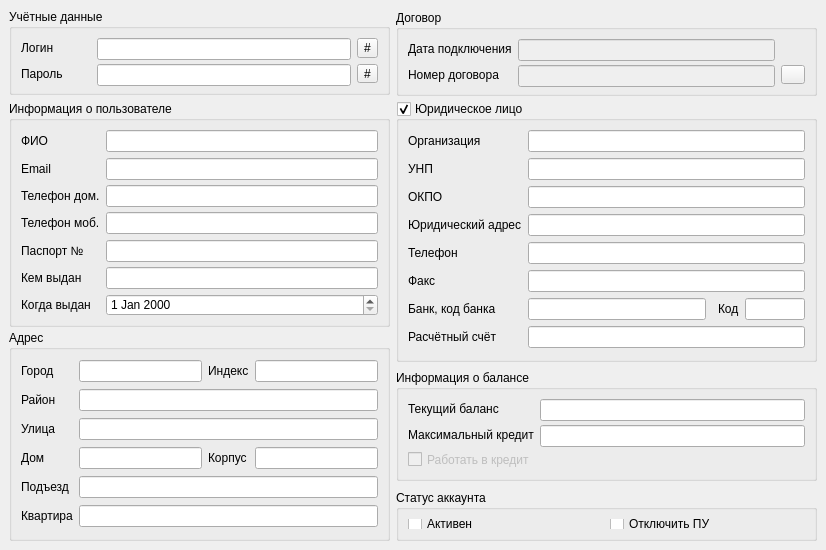
      <widget class="QWidget" name="tab_general" >
       <attribute name="title" >
        <string>Общее</string>
       </attribute>
       <widget class="QGroupBox" name="groupBox_account_data" >
        <property name="geometry" >
         <rect>
          <x>9</x>
          <y>9</y>
          <width>381</width>
          <height>86</height>
         </rect>
        </property>
        <property name="minimumSize" >
         <size>
          <width>381</width>
          <height>82</height>
         </size>
        </property>
        <property name="maximumSize" >
         <size>
          <width>381</width>
          <height>86</height>
         </size>
        </property>
        <property name="title" >
         <string>Учётные данные</string>
        </property>
        <layout class="QGridLayout" name="gridLayout_3" >
         <item row="0" column="0" >
          <widget class="QLabel" name="label_username" >
           <property name="minimumSize" >
            <size>
             <width>70</width>
             <height>0</height>
            </size>
           </property>
           <property name="text" >
            <string>Логин</string>
           </property>
          </widget>
         </item>
         <item row="0" column="1" >
          <widget class="QLineEdit" name="lineEdit_username" >
           <property name="minimumSize" >
            <size>
             <width>0</width>
             <height>22</height>
            </size>
           </property>
          </widget>
         </item>
         <item row="0" column="2" >
          <widget class="QToolButton" name="toolButton_generate_login" >
           <property name="enabled" >
            <bool>true</bool>
           </property>
           <property name="text" >
            <string>#</string>
           </property>
          </widget>
         </item>
         <item row="1" column="0" >
          <widget class="QLabel" name="label_password" >
           <property name="text" >
            <string>Пароль</string>
           </property>
          </widget>
         </item>
         <item row="1" column="1" >
          <widget class="QLineEdit" name="lineEdit_password" >
           <property name="minimumSize" >
            <size>
             <width>0</width>
             <height>22</height>
            </size>
           </property>
          </widget>
         </item>
         <item row="1" column="2" >
          <widget class="QToolButton" name="toolButton_generate_password" >
           <property name="text" >
            <string>#</string>
           </property>
          </widget>
         </item>
        </layout>
       </widget>
       <widget class="QGroupBox" name="groupBox_agreement" >
        <property name="geometry" >
         <rect>
          <x>396</x>
          <y>10</y>
          <width>421</width>
          <height>86</height>
         </rect>
        </property>
        <property name="minimumSize" >
         <size>
          <width>391</width>
          <height>86</height>
         </size>
        </property>
        <property name="maximumSize" >
         <size>
          <width>3910</width>
          <height>84</height>
         </size>
        </property>
        <property name="title" >
         <string>Договор</string>
        </property>
        <layout class="QGridLayout" name="gridLayout_4" >
         <item row="0" column="0" >
          <widget class="QLabel" name="label_agreement_date" >
           <property name="text" >
            <string>Дата подключения</string>
           </property>
          </widget>
         </item>
         <item row="0" column="1" >
          <widget class="QLineEdit" name="lineEdit_agreement_date" >
           <property name="enabled" >
            <bool>false</bool>
           </property>
           <property name="minimumSize" >
            <size>
             <width>0</width>
             <height>22</height>
            </size>
           </property>
          </widget>
         </item>
         <item row="1" column="0" >
          <widget class="QLabel" name="label_agreement_num" >
           <property name="text" >
            <string>Номер договора</string>
           </property>
          </widget>
         </item>
         <item row="1" column="1" >
          <widget class="QLineEdit" name="lineEdit_agreement_num" >
           <property name="enabled" >
            <bool>false</bool>
           </property>
           <property name="minimumSize" >
            <size>
             <width>0</width>
             <height>22</height>
            </size>
           </property>
          </widget>
         </item>
         <item row="1" column="2" >
          <widget class="QToolButton" name="toolButton_agreement_print" >
           <property name="text" >
            <string/>
           </property>
           <property name="icon" >
            <iconset>
             <normaloff>../images/printer.png</normaloff>../images/printer.png</iconset>
           </property>
          </widget>
         </item>
        </layout>
       </widget>
       <widget class="QGroupBox" name="groupBox_account_info" >
        <property name="geometry" >
         <rect>
          <x>9</x>
          <y>101</y>
          <width>381</width>
          <height>226</height>
         </rect>
        </property>
        <property name="minimumSize" >
         <size>
          <width>381</width>
          <height>211</height>
         </size>
        </property>
        <property name="maximumSize" >
         <size>
          <width>381</width>
          <height>16381</height>
         </size>
        </property>
        <property name="title" >
         <string>Информация о пользователе</string>
        </property>
        <layout class="QGridLayout" name="gridLayout_8" >
         <item row="0" column="0" >
          <widget class="QLabel" name="label_name" >
           <property name="text" >
            <string>ФИО</string>
           </property>
           <property name="buddy" >
            <cstring>lineEdit_name</cstring>
           </property>
          </widget>
         </item>
         <item row="0" column="1" >
          <widget class="QLineEdit" name="lineEdit_name" >
           <property name="minimumSize" >
            <size>
             <width>0</width>
             <height>22</height>
            </size>
           </property>
          </widget>
         </item>
         <item row="1" column="0" >
          <widget class="QLabel" name="label_address" >
           <property name="text" >
            <string>Email</string>
           </property>
          </widget>
         </item>
         <item row="1" column="1" >
          <widget class="QLineEdit" name="lineEdit_email" >
           <property name="minimumSize" >
            <size>
             <width>0</width>
             <height>22</height>
            </size>
           </property>
          </widget>
         </item>
         <item row="2" column="0" >
          <widget class="QLabel" name="label_phone_h" >
           <property name="text" >
            <string>Телефон дом.</string>
           </property>
          </widget>
         </item>
         <item row="2" column="1" >
          <widget class="QLineEdit" name="lineEdit_phone_h" >
           <property name="minimumSize" >
            <size>
             <width>0</width>
             <height>22</height>
            </size>
           </property>
          </widget>
         </item>
         <item row="4" column="0" >
          <widget class="QLabel" name="label_passport_n" >
           <property name="text" >
            <string>Паспорт №</string>
           </property>
          </widget>
         </item>
         <item row="4" column="1" >
          <widget class="QLineEdit" name="lineEdit_passport_n" >
           <property name="minimumSize" >
            <size>
             <width>0</width>
             <height>22</height>
            </size>
           </property>
          </widget>
         </item>
         <item row="5" column="0" >
          <widget class="QLabel" name="label_passport_give" >
           <property name="text" >
            <string>Кем выдан</string>
           </property>
          </widget>
         </item>
         <item row="5" column="1" >
          <widget class="QLineEdit" name="lineEdit_passport_given" >
           <property name="minimumSize" >
            <size>
             <width>0</width>
             <height>22</height>
            </size>
           </property>
          </widget>
         </item>
         <item row="6" column="0" >
          <widget class="QLabel" name="label_passport_date" >
           <property name="text" >
            <string>Когда выдан</string>
           </property>
          </widget>
         </item>
         <item row="6" column="1" >
          <widget class="QDateEdit" name="dateEdit_passport_date" >
           <property name="minimumSize" >
            <size>
             <width>0</width>
             <height>22</height>
            </size>
           </property>
          </widget>
         </item>
         <item row="3" column="1" >
          <widget class="QLineEdit" name="lineEdit_phone_m" >
           <property name="minimumSize" >
            <size>
             <width>0</width>
             <height>22</height>
            </size>
           </property>
          </widget>
         </item>
         <item row="3" column="0" >
          <widget class="QLabel" name="label_phone_m" >
           <property name="text" >
            <string>Телефон моб.</string>
           </property>
          </widget>
         </item>
        </layout>
       </widget>
       <widget class="QGroupBox" name="groupBox_urdata" >
        <property name="geometry" >
         <rect>
          <x>396</x>
          <y>101</y>
          <width>421</width>
          <height>261</height>
         </rect>
        </property>
        <property name="minimumSize" >
         <size>
          <width>391</width>
          <height>241</height>
         </size>
        </property>
        <property name="maximumSize" >
         <size>
          <width>16381</width>
          <height>261</height>
         </size>
        </property>
        <property name="title" >
         <string>Юридическое лицо</string>
        </property>
        <property name="checkable" >
         <bool>true</bool>
        </property>
        <layout class="QGridLayout" name="gridLayout_7" >
         <item row="0" column="0" >
          <widget class="QLabel" name="label_organization" >
           <property name="text" >
            <string>Организация</string>
           </property>
          </widget>
         </item>
         <item row="0" column="1" colspan="4" >
          <widget class="QLineEdit" name="lineEdit_organization" >
           <property name="minimumSize" >
            <size>
             <width>0</width>
             <height>22</height>
            </size>
           </property>
          </widget>
         </item>
         <item row="10" column="0" >
          <widget class="QLabel" name="label_bank" >
           <property name="text" >
            <string>Банк, код банка</string>
           </property>
          </widget>
         </item>
         <item row="10" column="1" >
          <widget class="QLineEdit" name="lineEdit_bank" >
           <property name="minimumSize" >
            <size>
             <width>0</width>
             <height>22</height>
            </size>
           </property>
          </widget>
         </item>
         <item row="3" column="1" colspan="4" >
          <widget class="QLineEdit" name="lineEdit_uraddress" >
           <property name="minimumSize" >
            <size>
             <width>0</width>
             <height>22</height>
            </size>
           </property>
          </widget>
         </item>
         <item row="3" column="0" >
          <widget class="QLabel" name="label_uraddress" >
           <property name="text" >
            <string>Юридический адрес</string>
           </property>
          </widget>
         </item>
         <item row="4" column="1" colspan="4" >
          <widget class="QLineEdit" name="lineEdit_urphone" >
           <property name="minimumSize" >
            <size>
             <width>0</width>
             <height>22</height>
            </size>
           </property>
          </widget>
         </item>
         <item row="4" column="0" >
          <widget class="QLabel" name="label_urphone" >
           <property name="text" >
            <string>Телефон</string>
           </property>
          </widget>
         </item>
         <item row="5" column="1" colspan="4" >
          <widget class="QLineEdit" name="lineEdit_fax" >
           <property name="minimumSize" >
            <size>
             <width>0</width>
             <height>22</height>
            </size>
           </property>
          </widget>
         </item>
         <item row="5" column="0" >
          <widget class="QLabel" name="label_fax" >
           <property name="text" >
            <string>Факс</string>
           </property>
          </widget>
         </item>
         <item row="10" column="3" >
          <widget class="QLabel" name="label_bank_code" >
           <property name="text" >
            <string>Код</string>
           </property>
          </widget>
         </item>
         <item row="10" column="4" >
          <widget class="QLineEdit" name="lineEdit_bank_code" >
           <property name="minimumSize" >
            <size>
             <width>0</width>
             <height>22</height>
            </size>
           </property>
           <property name="maximumSize" >
            <size>
             <width>60</width>
             <height>16777215</height>
            </size>
           </property>
          </widget>
         </item>
         <item row="11" column="1" colspan="4" >
          <widget class="QLineEdit" name="lineEdit_rs" >
           <property name="minimumSize" >
            <size>
             <width>0</width>
             <height>22</height>
            </size>
           </property>
          </widget>
         </item>
         <item row="11" column="0" >
          <widget class="QLabel" name="label_rs" >
           <property name="text" >
            <string>Расчётный счёт</string>
           </property>
          </widget>
         </item>
         <item row="1" column="1" colspan="4" >
          <widget class="QLineEdit" name="lineEdit_unp" >
           <property name="minimumSize" >
            <size>
             <width>0</width>
             <height>22</height>
            </size>
           </property>
          </widget>
         </item>
         <item row="1" column="0" >
          <widget class="QLabel" name="label_unp" >
           <property name="text" >
            <string>УНП</string>
           </property>
          </widget>
         </item>
         <item row="2" column="1" colspan="4" >
          <widget class="QLineEdit" name="lineEdit_okpo" >
           <property name="minimumSize" >
            <size>
             <width>0</width>
             <height>22</height>
            </size>
           </property>
          </widget>
         </item>
         <item row="2" column="0" >
          <widget class="QLabel" name="label_okpo" >
           <property name="text" >
            <string>ОКПО</string>
           </property>
          </widget>
         </item>
        </layout>
       </widget>
       <widget class="QGroupBox" name="groupBox_address" >
        <property name="geometry" >
         <rect>
          <x>9</x>
          <y>330</y>
          <width>381</width>
          <height>211</height>
         </rect>
        </property>
        <property name="minimumSize" >
         <size>
          <width>381</width>
          <height>181</height>
         </size>
        </property>
        <property name="maximumSize" >
         <size>
          <width>381</width>
          <height>211</height>
         </size>
        </property>
        <property name="title" >
         <string>Адрес</string>
        </property>
        <layout class="QGridLayout" name="gridLayout_2" >
         <item row="0" column="0" >
          <widget class="QLabel" name="label_city" >
           <property name="text" >
            <string>Город</string>
           </property>
          </widget>
         </item>
         <item row="0" column="1" >
          <widget class="QLineEdit" name="lineEdit_city" >
           <property name="minimumSize" >
            <size>
             <width>0</width>
             <height>22</height>
            </size>
           </property>
           <property name="text" >
            <string/>
           </property>
          </widget>
         </item>
         <item row="1" column="0" >
          <widget class="QLabel" name="label_region" >
           <property name="text" >
            <string>Район</string>
           </property>
          </widget>
         </item>
         <item row="1" column="1" colspan="3" >
          <widget class="QLineEdit" name="lineEdit_region" >
           <property name="minimumSize" >
            <size>
             <width>0</width>
             <height>22</height>
            </size>
           </property>
          </widget>
         </item>
         <item row="2" column="0" >
          <widget class="QLabel" name="label_street" >
           <property name="text" >
            <string>Улица</string>
           </property>
          </widget>
         </item>
         <item row="2" column="1" colspan="3" >
          <widget class="QLineEdit" name="lineEdit_street" >
           <property name="minimumSize" >
            <size>
             <width>0</width>
             <height>22</height>
            </size>
           </property>
          </widget>
         </item>
         <item row="3" column="0" >
          <widget class="QLabel" name="label_house" >
           <property name="text" >
            <string>Дом</string>
           </property>
          </widget>
         </item>
         <item row="3" column="1" >
          <widget class="QLineEdit" name="lineEdit_house" >
           <property name="minimumSize" >
            <size>
             <width>0</width>
             <height>22</height>
            </size>
           </property>
          </widget>
         </item>
         <item row="3" column="2" >
          <widget class="QLabel" name="label_house_bulk" >
           <property name="text" >
            <string>Корпус</string>
           </property>
          </widget>
         </item>
         <item row="3" column="3" >
          <widget class="QLineEdit" name="lineEdit_house_bulk" >
           <property name="minimumSize" >
            <size>
             <width>0</width>
             <height>22</height>
            </size>
           </property>
          </widget>
         </item>
         <item row="5" column="0" >
          <widget class="QLabel" name="label_room" >
           <property name="text" >
            <string>Квартира</string>
           </property>
          </widget>
         </item>
         <item row="5" column="1" colspan="3" >
          <widget class="QLineEdit" name="lineEdit_room" >
           <property name="minimumSize" >
            <size>
             <width>0</width>
             <height>22</height>
            </size>
           </property>
          </widget>
         </item>
         <item row="0" column="2" >
          <widget class="QLabel" name="label_20" >
           <property name="text" >
            <string>Индекс</string>
           </property>
          </widget>
         </item>
         <item row="0" column="3" >
          <widget class="QLineEdit" name="lineEdit_postcode" >
           <property name="minimumSize" >
            <size>
             <width>0</width>
             <height>22</height>
            </size>
           </property>
          </widget>
         </item>
         <item row="4" column="1" colspan="3" >
          <widget class="QLineEdit" name="lineEdit_entrance" >
           <property name="minimumSize" >
            <size>
             <width>0</width>
             <height>22</height>
            </size>
           </property>
          </widget>
         </item>
         <item row="4" column="0" >
          <widget class="QLabel" name="label_entrance" >
           <property name="text" >
            <string>Подъезд</string>
           </property>
          </widget>
         </item>
        </layout>
       </widget>
       <widget class="QGroupBox" name="groupBox_balance_info" >
        <property name="geometry" >
         <rect>
          <x>396</x>
          <y>370</y>
          <width>421</width>
          <height>111</height>
         </rect>
        </property>
        <property name="minimumSize" >
         <size>
          <width>391</width>
          <height>0</height>
         </size>
        </property>
        <property name="maximumSize" >
         <size>
          <width>3910</width>
          <height>1656465</height>
         </size>
        </property>
        <property name="title" >
         <string>Информация о балансе</string>
        </property>
        <layout class="QGridLayout" name="gridLayout_9" >
         <item row="0" column="0" >
          <widget class="QLabel" name="label_balance" >
           <property name="text" >
            <string>Текущий баланс</string>
           </property>
           <property name="buddy" >
            <cstring>lineEdit_balance</cstring>
           </property>
          </widget>
         </item>
         <item row="0" column="1" >
          <widget class="QLineEdit" name="lineEdit_balance" >
           <property name="minimumSize" >
            <size>
             <width>0</width>
             <height>22</height>
            </size>
           </property>
          </widget>
         </item>
         <item row="1" column="0" >
          <widget class="QLabel" name="label_credit" >
           <property name="text" >
            <string>Максимальный кредит</string>
           </property>
           <property name="buddy" >
            <cstring>lineEdit_credit</cstring>
           </property>
          </widget>
         </item>
         <item row="1" column="1" >
          <widget class="QLineEdit" name="lineEdit_credit" >
           <property name="minimumSize" >
            <size>
             <width>0</width>
             <height>22</height>
            </size>
           </property>
          </widget>
         </item>
         <item row="2" column="0" colspan="2" >
          <widget class="QCheckBox" name="checkBox_credit" >
           <property name="enabled" >
            <bool>false</bool>
           </property>
           <property name="text" >
            <string>Работать в кредит</string>
           </property>
          </widget>
         </item>
        </layout>
       </widget>
       <widget class="QGroupBox" name="groupBox_status" >
        <property name="geometry" >
         <rect>
          <x>396</x>
          <y>490</y>
          <width>421</width>
          <height>51</height>
         </rect>
        </property>
        <property name="maximumSize" >
         <size>
          <width>16777215</width>
          <height>51</height>
         </size>
        </property>
        <property name="title" >
         <string>Статус аккаунта</string>
        </property>
        <layout class="QHBoxLayout" name="horizontalLayout" >
         <item>
          <widget class="QCheckBox" name="checkBox_active" >
           <property name="text" >
            <string>Активен</string>
           </property>
          </widget>
         </item>
         <item>
          <widget class="QCheckBox" name="checkBox_suspended" >
           <property name="text" >
            <string>Отключить ПУ</string>
           </property>
          </widget>
         </item>
        </layout>
       </widget>
      </widget>
